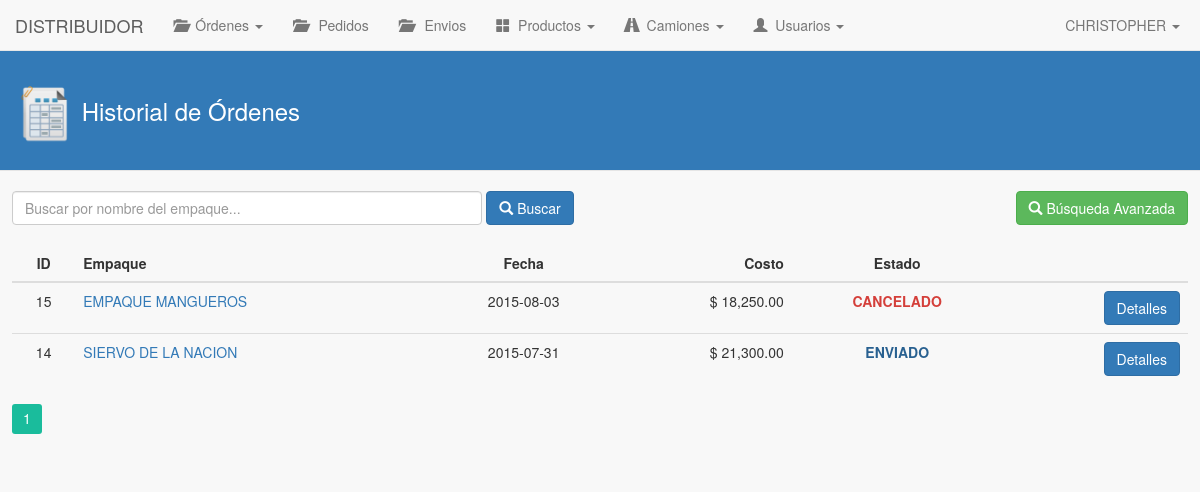
The page /distribuidor/historialOrdenes/index.php (signed in) on the database as committed earlier.
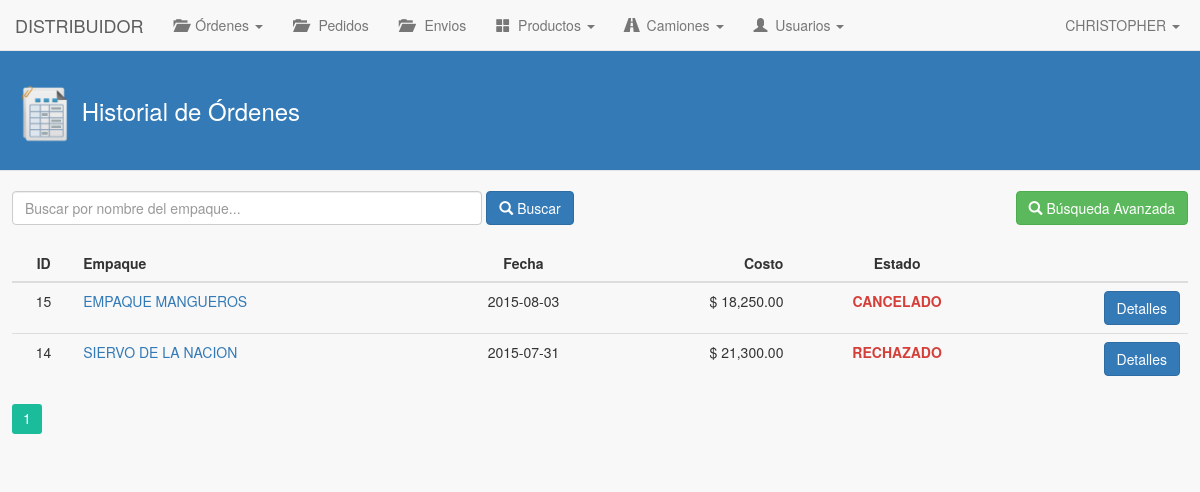
The same page on the database as committed later.
### tables this page shows
CREATE TABLE IF NOT EXISTS `ordenes_distribuidor` (
  `id_orden` int(11) NOT NULL AUTO_INCREMENT,
  `fecha_orden` date NOT NULL,
  `fecha_entrega_orden` date NOT NULL,
  `costo_orden` decimal(10,2) NOT NULL,
  `descripcion_orden` text NOT NULL,
  `descripcion_cancelacion` text NOT NULL,
  `descripcion_rechazo` text NOT NULL,
  `id_usuario_distribuidor_fk` int(11) NOT NULL,
  `id_empaque_fk` int(11) NOT NULL,
  `estatus_orden` int(11) NOT NULL,
  PRIMARY KEY (`id_orden`),
  KEY `id_usuario_distribuidor_fk_idx` (`id_usuario_distribuidor_fk`),
  KEY `id_empaque_fk_idx` (`id_empaque_fk`)
);

CREATE TABLE IF NOT EXISTS `empresa_empaques` (
  `id_empaque` int(11) NOT NULL AUTO_INCREMENT,
  `nombre_empaque` varchar(200) NOT NULL,
  `rfc_empaque` varchar(15) NOT NULL,
  `pais_empaque` varchar(100) NOT NULL,
  `estado_empaque` varchar(100) NOT NULL,
  `ciudad_empaque` varchar(100) NOT NULL,
  `direccion_empaque` text NOT NULL,
  `cp_empaque` varchar(10) NOT NULL,
  `email_empaque` varchar(100) NOT NULL,
  `telefono1_empaque` varchar(20) NOT NULL,
  `telefono2_empaque` varchar(20) NOT NULL,
  `id_usuario_que_registro` int(11) NOT NULL,
  `fecha_registro_emp` date NOT NULL,
  `fecha_modificacion_emp` date NOT NULL,
  `estado` int(1) NOT NULL DEFAULT '1',
  PRIMARY KEY (`id_empaque`)
);

### distribuidor/historialOrdenes/index.php (the view, shortened to what the changed rows need)
<!DOCTYPE html>
<html>
	<head>
		<link rel="stylesheet" type="text/css" href="../../lib/bootstrap-3.3.5/css/bootstrap.min.css">
		<link rel='stylesheet' type='text/css' href='../../lib/pagination/css.css'/>
		<link rel="stylesheet" type="text/css" href="../../css/estilos.css">
	</head>
	<body>
		<div class="contenido-general">
			<br>
			<div class="contenido-general-2">
				<br>
				<div id="paginacion-resultados">
					<table class="table">
						<thead>
							<tr>
								<th class="centro">ID</th>
								<th>Empaque</th>
								<th class="centro">Fecha</th>
								<th class="derecha">Costo</th>
								<th class="centro">Estado</th>
								<th></th>
							</tr>
						</thead>
						<tbody>
							<?php
								$consulta = "SELECT id_distribuidor_fk, id_usuario_distribuidor FROM usuario_distribuidor WHERE id_usuario_fk = ".$_SESSION['id_usuario'];
								$resultado = mysql_query($consulta);
								$row = mysql_fetch_array($resultado);
								$id_distribuidor_fk = $row['id_usuario_distribuidor'];
							    $consulta = "SELECT ords.id_orden, epqs.id_empaque, epqs.nombre_empaque, ords.fecha_entrega_orden, ords.costo_orden, ords.estatus_orden FROM ordenes_distribuidor AS ords, empresa_empaques AS epqs WHERE ords.id_empaque_fk = epqs.id_empaque AND ords.id_usuario_distribuidor_fk = $id_distribuidor_fk ORDER BY ords.id_orden DESC";
								$resultado = mysql_query($consulta);
								while($row = mysql_fetch_array($resultado)){ ?>
									<tr>
						          		<td class="centro"><?php echo $row['id_orden']; ?></td>
						          		<td>
						          			<?php
						          				$idEmpaque = $row['id_empaque'];
						          				$consulta2 = "SELECT * FROM empresa_empaques WHERE id_empaque = $idEmpaque";
						          				$resultado2 = mysql_query($consulta2);
						          				$row2 = mysql_fetch_array($resultado2);
						          			?>
						          			<a href="#" class="popover-empaque"
						          				tabindex="0"
						          				data-toggle="popover"
						          				data-placement="right"
						          				data-trigger="focus"
						          				data-container="body"
						          				data-html="true"
						          				title="<center><strong><?php echo $row2['nombre_empaque']; ?></strong></center>"
						          				data-content="<table class='table'>
						          								<tr>
						          									<td><strong>RFC: </strong></td>
						          									<td><?php echo $row2['rfc_empaque']; ?></td>
						          								</tr>
						          								<tr>
						          									<td><strong>Ciudad: </strong></td>
						          									<td><?php echo $row2['ciudad_empaque']; ?></td>
						          								</tr>
						          								<tr>
						          									<td><strong>Dirección: </strong></td>
						          									<td><?php echo $row2['direccion_empaque']; ?></td>
						          								</tr>
						          								<tr>
						          									<td><strong>Teléfono: </strong></td>
						          									<td><?php echo $row2['telefono1_empaque']; ?></td>
						          								</tr>
						          								<tr>
						          									<td><strong>Email: </strong></td>
						          									<td><?php echo $row2['email_empaque']; ?></td>
						          								</tr>
						          							  <table>">
						          				<?php echo $row['nombre_empaque']; ?>
						          			</a>
						          		</td>
						          		<td class="centro"><?php echo $row['fecha_entrega_orden']; ?></td>
						          		<td class="derecha"><?php echo "$ ".number_format($row['costo_orden'], 2, '.', ',')	; ?></td>
					          			<?php
					          				$estado = $row['estatus_orden'];
					          				switch($estado) {
					          					case '2': echo "<td class='centro rechazado'>RECHAZADO</td>"; break;
					          					case '3': echo "<td class='centro enviado'>ENVIADO</td>"; break;
					          					case '5': echo "<td class='centro cancelado'>CANCELADO</td>"; break;
					          				}
					          			?>
						          		<td class="derecha">
							        		<button class="btn btn-primary" onClick="mostrarDetalles(<?php echo $row['id_orden']; ?>)">Detalles</button>
							        	</td>
						    	    </tr>
								<?php $cont++;
								}
							?>
						</tbody>
					</table>
				</div>
			</div>
		</div>
	</body>
</html>

Rows that differ between the two databases and show on the page:
changed ordenes_distribuidor "SIERVO DE LA NACION": estatus_orden "ENVIADO" → "RECHAZADO"
